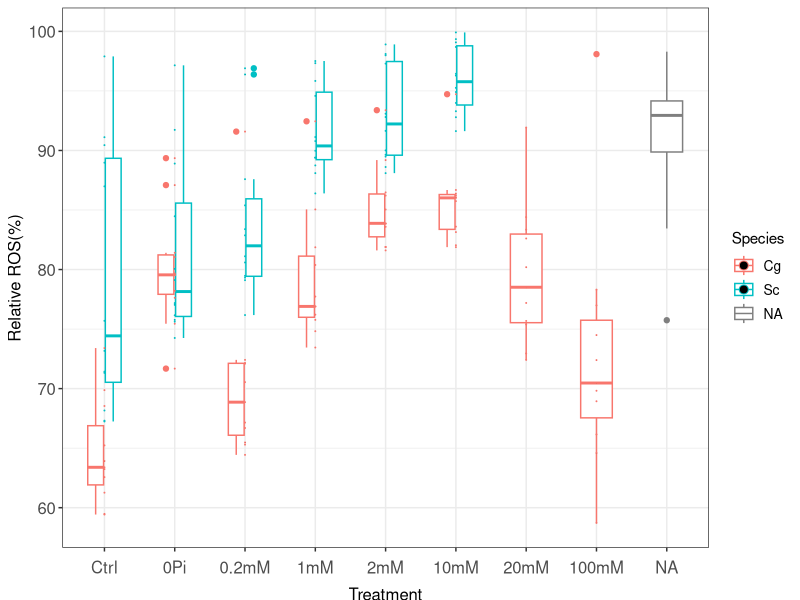
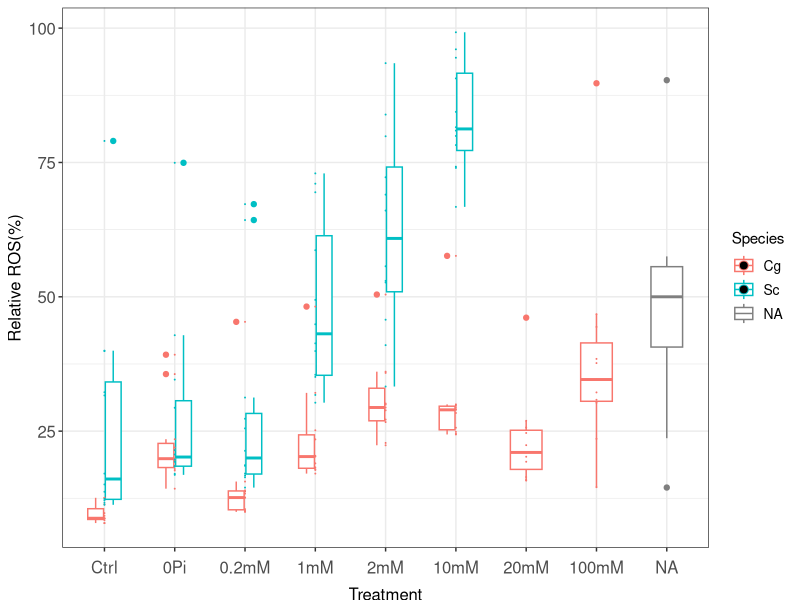
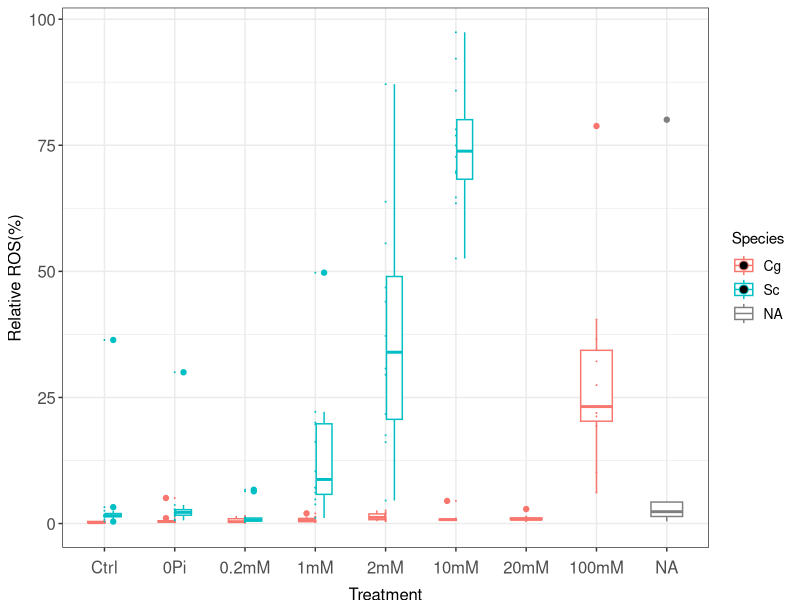
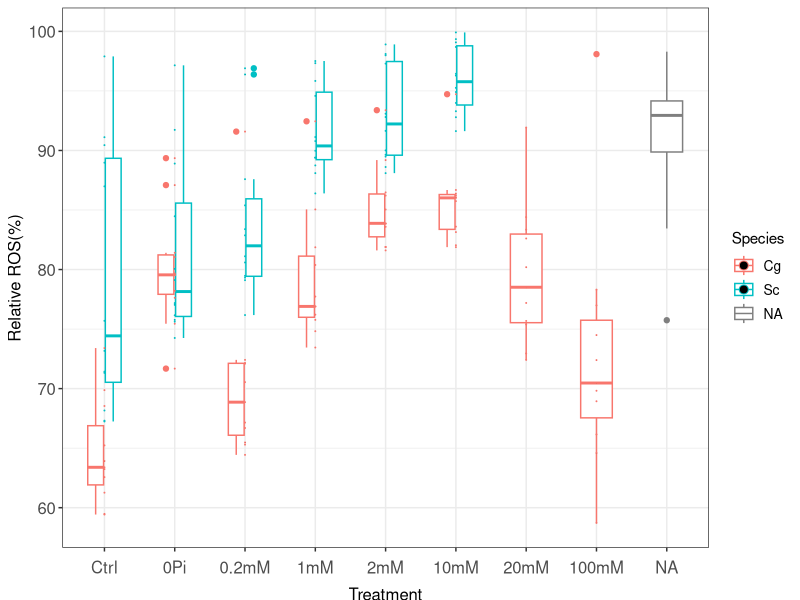
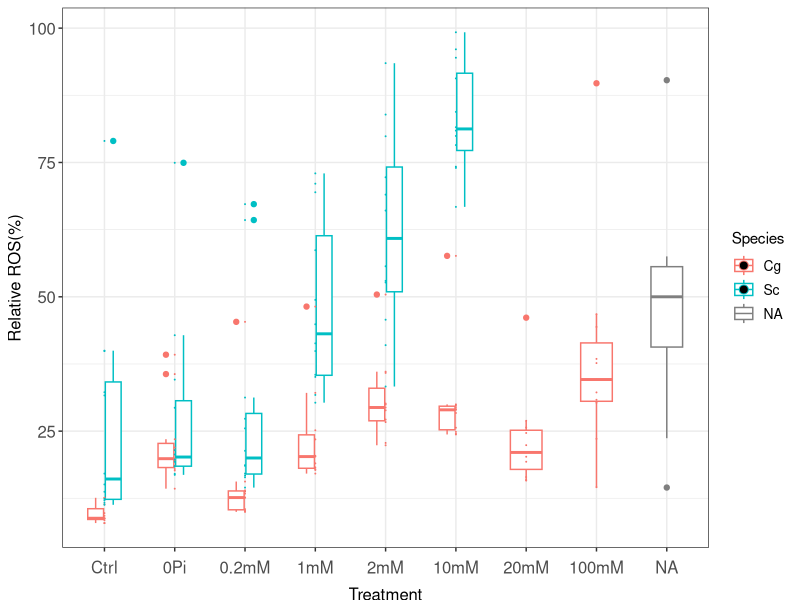
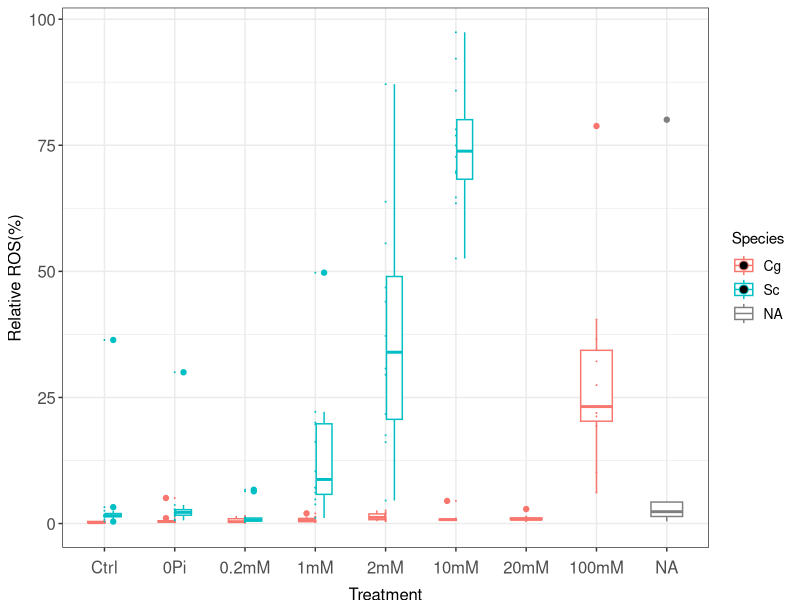

Source code (R) for these figures, in order: (Note: this script raises an error after producing the figures.)
## ---- chunk 1
library(tidyverse)
library(cowplot)
#library(broom)
## ---- chunk 2
# import the data
ros <- read.csv("../input/merge-add_gate.csv")
cond <- read.csv("../input/Sample_treatment.csv")

# match the treatment and species to the raw data
ros.cb <- left_join(ros,cond)

#filter out the % of the BLH-1 gate we need and factor the treatment level
ros.ps <- ros.cb %>% 
          select(.,Plate, Group, Sample, Gate, X.Parameter, Species, Treatment, Count, X.Total, X.Gated, X.Mean, X.Median) %>% 
          filter(.,X.Parameter == "BL1-H" & Gate %in% c("High_ROS","500_gate","2000_gate")) %>% 
          mutate(.,Treatment = factor(Treatment, levels = c("Ctrl","0Pi","0.2mM","1mM","2mM","10mM","20mM","100mM")))
## ---- chunk 3
# plot the 500_gate
ros.ps %>% filter(., Gate == "500_gate") %>% 
  ggplot(aes(x = Treatment, y = X.Gated, color = Species)) +
  geom_boxplot(width=0.5) +
  geom_dotplot(binaxis = 'y', binwidth=0.04, stackdir = "center") +
  theme_bw() +
  theme(legend.position="right", legend.box = "vertical", legend.text = element_text(size=10), 
        axis.title = element_text(size = 12), 
        axis.text.x = element_text(angle=0,vjust=-0.5), axis.text = element_text(size = 12), 
        axis.title.x = element_text(vjust=-2),
        plot.title = element_text(size = 14, hjust = 0.5)) +
  labs(y = "Relative ROS(%)")
ggsave("../output/20230402-Raw-Cg&Sc-500_gate.png", width = 8, height = 6)  

# plot the 1000_gate
ros.ps %>% filter(., Gate == "High_ROS") %>% 
  ggplot(aes(x = Treatment, y = X.Gated, color = Species)) +
  geom_boxplot(width=0.5) +
  geom_dotplot(binaxis = 'y', binwidth=0.04, stackdir = "center") +
  theme_bw() +
  theme(legend.position="right", legend.box = "vertical", legend.text = element_text(size=10), 
        axis.title = element_text(size = 12), 
        axis.text.x = element_text(angle=0,vjust=-0.5), axis.text = element_text(size = 12), 
        axis.title.x = element_text(vjust=-2),
        plot.title = element_text(size = 14, hjust = 0.5)) +
  labs(y = "Relative ROS(%)")
ggsave("../output/20230402-Raw-Cg&Sc-1000_gate.png", width = 8, height = 6)  

# plot the 2000_gate
ros.ps %>% filter(., Gate == "2000_gate") %>% 
  ggplot(aes(x = Treatment, y = X.Gated, color = Species)) +
  geom_boxplot(width=0.5) +
  geom_dotplot(binaxis = 'y', binwidth=0.04, stackdir = "center") +
  theme_bw() +
  theme(legend.position="right", legend.box = "vertical", legend.text = element_text(size=10), 
        axis.title = element_text(size = 12), 
        axis.text.x = element_text(angle=0,vjust=-0.5), axis.text = element_text(size = 12), 
        axis.title.x = element_text(vjust=-2),
        plot.title = element_text(size = 14, hjust = 0.5)) +
  labs(y = "Relative ROS(%)")
ggsave("../output/20230402-Raw-Cg&Sc-2000_gate.png", width = 8, height = 6)  

## ---- chunk 4
# Cg different gates
ros.ps %>% filter(., Gate == "500_gate" & Species == "Cg") %>% 
  lm(X.Gated ~ Treatment, data = .) %>%  # did one-way anova using different treatment
  summary()

ros.ps %>% filter(., Gate == "High_ROS" & Species == "Cg") %>% 
  lm(X.Gated ~ Treatment, data = .) %>%  # 
  summary()

ros.ps %>% filter(., Gate == "2000_gate" & Species == "Cg") %>% 
  lm(X.Gated ~ Treatment, data = .) %>%  
  summary()

# Sc with different gates
ros.ps %>% filter(., Gate == "500_gate" & Species == "Sc") %>% 
  lm(X.Gated ~ Treatment, data = .) %>%  
  summary()

ros.ps %>% filter(., Gate == "High_ROS" & Species == "Sc") %>% 
  lm(X.Gated ~ Treatment, data = .) %>%  
  summary()

ros.ps %>% filter(., Gate == "2000_gate" & Species == "Sc") %>% 
  lm(X.Gated ~ Treatment, data = .) %>%  
  summary()


## ---- chunk 5
# Cg different gates
ros.ps %>% filter(., Gate == "500_gate" & Species == "Cg") %>% 
  lm(X.Median ~ Treatment, data = .) %>%  # did one-way anova using different treatment
  summary()

ros.ps %>% filter(., Gate == "High_ROS" & Species == "Cg") %>% 
  lm(X.Median ~ Treatment, data = .) %>%  # 
  summary()

ros.ps %>% filter(., Gate == "2000_gate" & Species == "Cg") %>% 
  lm(X.Median ~ Treatment, data = .) %>%  
  summary()

# Sc with different gates
ros.ps %>% filter(., Gate == "500_gate" & Species == "Sc") %>% 
  lm(X.Median ~ Treatment, data = .) %>%  
  summary()

ros.ps %>% filter(., Gate == "High_ROS" & Species == "Sc") %>% 
  lm(X.Median ~ Treatment, data = .) %>%  
  summary()

ros.ps %>% filter(., Gate == "2000_gate" & Species == "Sc") %>% 
  lm(X.Median ~ Treatment, data = .) %>%  
  summary()


## ---- chunk 6
treat <- c("Ctrl","0Pi","0.2mM","1mM","2mM","10mM","20mM","100mM")
species <- c(Cg = "C. glabrata", Sc = "S. cerevisiae")
sample <- read_csv("../input/Sample_treatment.csv", col_types = cols()) %>% 
  # arrange the factor level
  mutate(Treatment = factor(Treatment, levels = treat),
         Species = factor(Species, levels = c("Cg", "Sc"), labels = species)
  )

raw <- read_csv("../input/ROS_staining_data_raw.csv", col_types = cols())

ros <- left_join(raw, sample, by = "Sample") %>% 
  # remove a couple of H2O2 treatment levels
  #mutate(group = paste(Species, Treatment, sep = "_")) %>% 
  #filter(group %in% c("Cg_0.2mM", "Cg_1mM", ))
  select(plate = Plate, treatment = Treatment, species = Species, sample = Sample,
         count = Count, highROS = `%Gated`, x.mean = `X Mean`, x.median = `X Median`,
         x.rSD = `X rSD`, x.pCV = `X %CV`)
                            
## ---- chunk 7
ros %>% 
  group_by(plate, treatment, species) %>% 
  summarize(across(count:median, ~ mean(.x)))
## ---- chunk 8
# plot two species together
ros %>% 
  ggplot(aes(x = Treatment, y = X.Gated, color = Species)) + geom_point(size = 0.2) + 
  stat_summary(fun = "mean", geom = "point", size = 2) +
  theme_bw() +
  theme(legend.position="right", legend.box = "vertical", legend.text = element_text(size=10), 
        axis.title = element_text(size = 12), 
        axis.text.x = element_text(angle=0,vjust=-0.5), axis.text = element_text(size = 12), 
        axis.title.x = element_text(vjust=-2),
        plot.title = element_text(size = 14, hjust = 0)) +
  labs(y = "Relative ROS(%)")
ggsave("../output/20230329-Raw-Cg&Sc-ROS-Staining.png", width = 8, height = 6)

# separately plot the species Cg
ros %>% filter(., Species == "Cg") %>% 
  ggplot(aes(x = Treatment, y = X.Gated)) +
  geom_boxplot(width=0.3) +
  geom_dotplot(binaxis = 'y', binwidth=0.04, stackdir = "center") +
  theme_bw() +
  theme(legend.position="right", legend.box = "vertical", legend.text = element_text(size=10), 
        axis.title = element_text(size = 12), 
        axis.text.x = element_text(angle=0,vjust=-0.5), axis.text = element_text(size = 12), 
        axis.title.x = element_text(vjust=-2),
        plot.title = element_text(size = 14, hjust = 0)) +
  labs(y = "Relative ROS(%) in C. glabrata")
ggsave("../output/20230329-Cg-ROS-Staining.png", width = 8, height = 6)

# separately plot the species Sc
ros %>% filter(., Species == "Sc") %>% 
  ggplot(aes(x = Treatment, y = X.Gated)) +
  geom_boxplot(width=0.3) +
  geom_dotplot(binaxis = 'y', binwidth=0.04, stackdir = "center") +
  theme_bw() +
  theme(legend.position="right", legend.box = "vertical", legend.text = element_text(size=10), 
        axis.title = element_text(size = 12), 
        axis.text.x = element_text(angle=0,vjust=-0.5), axis.text = element_text(size = 12), 
        axis.title.x = element_text(vjust=-2),
        plot.title = element_text(size = 14, hjust = 0)) +
  labs(y = "Relative ROS(%) in S. cerevisiae")
ggsave("../output/20230329-Sc-ROS-Staining.png", width = 8, height = 6)

# Draw two species side by side
ros %>%
  ggplot(aes(x = Treatment, y = X.Gated, color = Species)) +
  geom_boxplot(width=0.5) +
  geom_dotplot(binaxis = 'y', binwidth=0.04, stackdir = "center") +
  theme_bw() +
  theme(legend.position="right", legend.box = "vertical", legend.text = element_text(size=10), 
        axis.title = element_text(size = 12), 
        axis.text.x = element_text(angle=0,vjust=-0.5), axis.text = element_text(size = 12), 
        axis.title.x = element_text(vjust=-2),
        plot.title = element_text(size = 14, hjust = 0.5)) +
  labs(y = "Relative ROS(%)")
ggsave("../output/20230329-Cg&Sc-ROS-Staining.png", width = 8, height = 6)

## ---- chunk 9
# statistical analysis between groups, compare all the categorical variable (0Pi, H2O2 treatment) to Ctrl treatment
## One-way ANOVA
# Cg
ros %>% 
  filter(Species == "Cg") %>% # for a specific species
  lm(X.Gated ~ Treatment, data = .) %>%  # did one-way anova using different treatment
  summary()

ros %>% 
  filter(Species == "Sc") %>% # for a specific species
  lm(X.Gated ~ Treatment, data = .) %>%  # did one-way anova using different treatment
  summary()

#pair-wise t-test 
#(I do not know how to write the code to compare it, so I mannually generated the wide_data_format.csv from the ros file)
ros.wide <- read.csv("../input/wide_data_format.csv")
ros.wide%>% 
group_by(Treatment) %>% 
do(tidy(t.test(.$Cg, 
               .$Sc, 
               mu = 0, 
               alt = "two.sided", 
               paired = TRUE, 
               conf.level = 0.95)))
# Conlusion: no significant difference of ROS level between Cg and Sc at Ctrl, 0mM Pi and 0.2mM H2O2 treatment. 

# two way anova to include both species and treatment
ros %>% 
  filter(!Treatment %in% c("20mM","100mM")) %>% 
  aov(X.Gated ~ Species * Treatment, data = .) %>% 
  summary()

ros %>% 
  filter(!Treatment %in% c("20mM","100mM")) %>% 
  aov(X.Gated ~ Species * Treatment, data = .) %>%
  TukeyHSD(., which = "Treatment")
